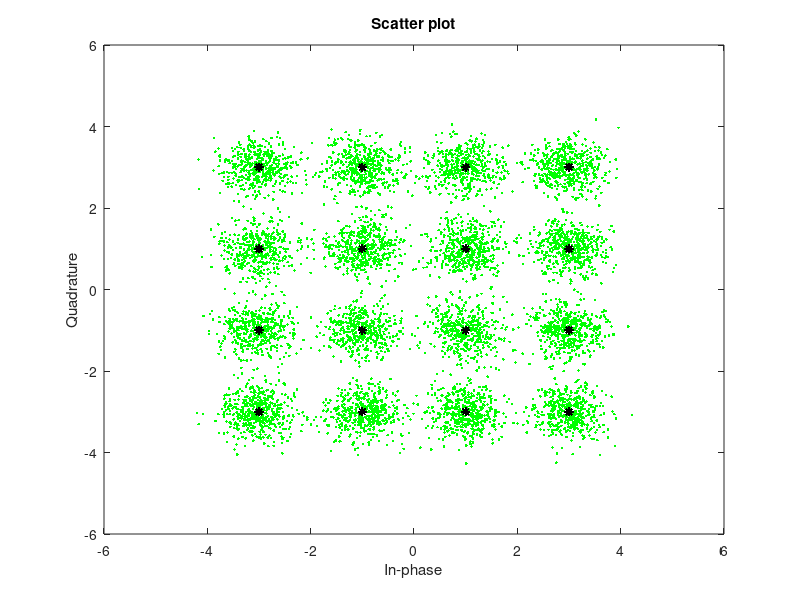

The MATLAB source for this figure:
%% close all; clear; clc
close all; clear; clc;
%% Set the modulation order and generate random data.
M = 16;                     % Size of signal constellation
k = log2(M);                % Number of bits per symbol
n = 30000;                  % Number of bits to process
numSamplesPerSymbol = 1;    % Oversampling factor

%% Create a binary data stream as a column vector.

rng default                 % Use default random number generator
dataIn = randi([0 1],n,1);  % Generate vector of binary data

%% Convert the Binary Signal to an Integer-Valued Signal
dataInMatrix = reshape(dataIn,length(dataIn)/k,k);   % Reshape data into binary k-tuples, k = log2(M)
dataSymbolsIn = bi2de(dataInMatrix);                 % Convert to integers

%% Modulate using 16-QAM
dataMod = qammod(dataSymbolsIn,M,'bin');         % Binary coding, phase offset = 0
dataModG = qammod(dataSymbolsIn,M); % Gray coding, phase offset = 0

%% Calculate the SNR when the channel has an Eb/N0 = 10 dB.

EbNo = 10;
snr = EbNo + 10*log10(k) - 10*log10(numSamplesPerSymbol);
%% Pass the signal through the AWGN channel for both the binary and Gray coded symbol mappings.

receivedSignal = awgn(dataMod,snr,'measured');
receivedSignalG = awgn(dataModG,snr,'measured');
%% Create a Constellation Diagram

sPlotFig = scatterplot(receivedSignal,1,0,'g.');
hold on
scatterplot(dataMod,1,0,'k*',sPlotFig)

%% save recieve data as mat file
Data = [real(receivedSignal), imag(receivedSignal)];
save('Data16.mat','Data');